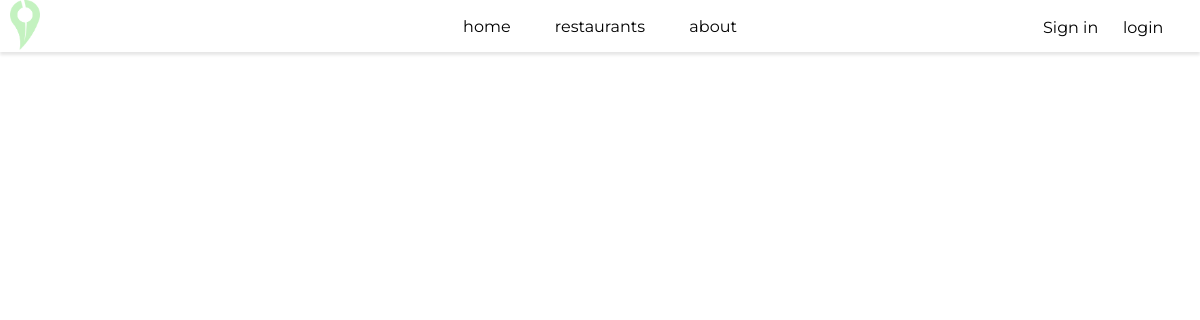
The page /articles/ on the database as committed earlier.
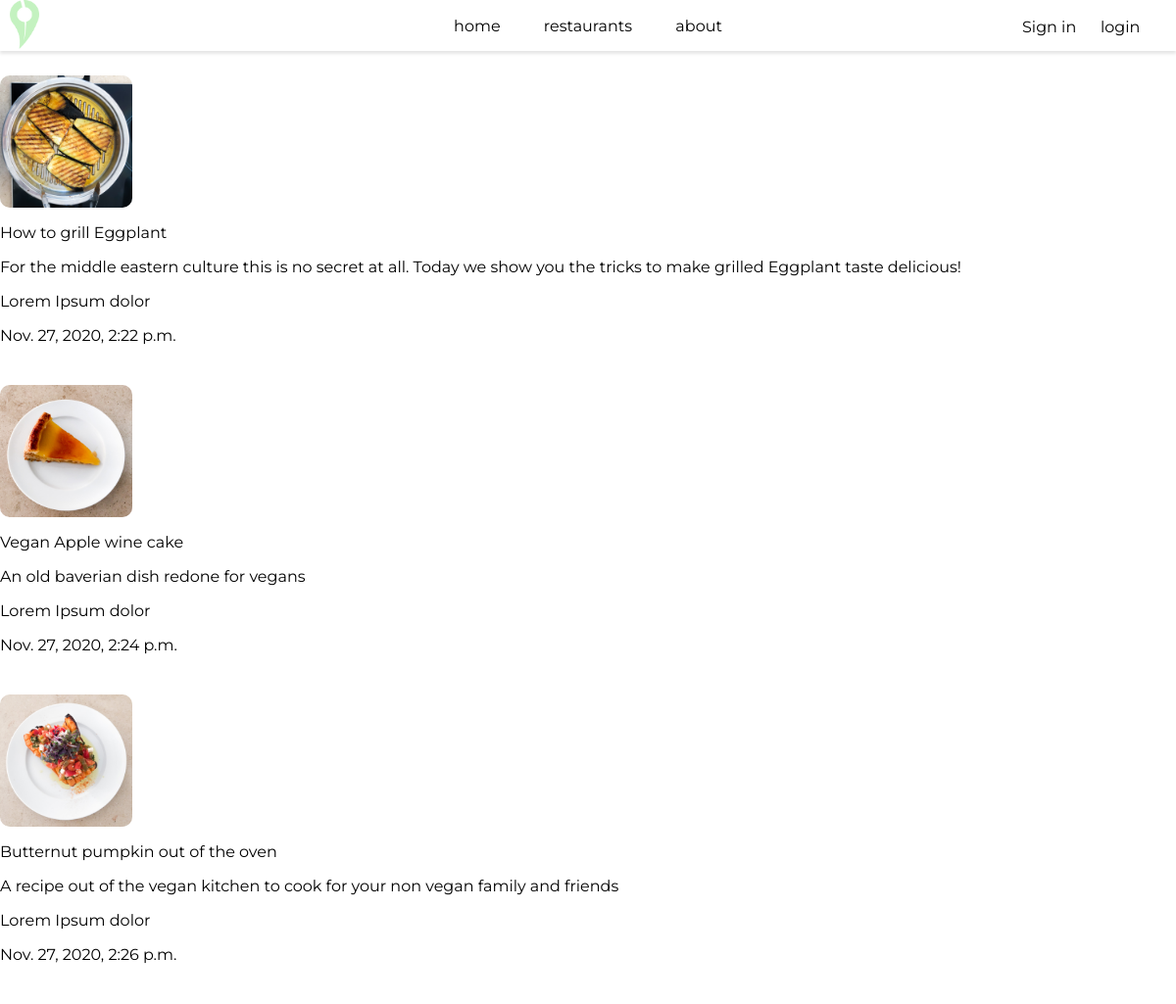
The same page on the database as committed later.
### accounts/models.py (models this page shows, shortened)
class Article(models.Model):
    banner = models.ImageField(null=True, default='dashboard-BG.jpg')
    headline = models.CharField(max_length=200, null=False, default='Unnamed')
    subtitle = models.CharField(max_length=300, null=False, default='Unnamed')
    article_body = models.CharField(max_length=4000, null=False, default='Lorem Ipsum')
    date_created = models.DateTimeField(auto_now_add=True)

### accounts/views.py (the view)
# urls.py: path('articles/', views.articlePage, name='articles'),
def articlePage(request):
    articles = Article.objects.all()
    context = {'articles': articles}
    return render(request, 'accounts/articles.html', context)

### accounts/templates/accounts/articles.html
{% extends 'accounts/main.html' %}
{% block content %}
{% for i in articles %}
    <div class="articles_block">
        <div class="articles_img">
            <img src="{{i.banner.url}}">
        </div>
        <div class="articles_headline">
            <p>{{i.headline}}</p>
        </div>
        <div class="articles_subtitle" >
            <p>{{i.subtitle}}</p>
        </div>
        <div class="articles_bode">
            <p>{{i.article_body}}</p>
        </div>
        <div><p>{{i.date_created}}</p></div>
    </div>
{% endfor %}
{% endblock %}

### accounts/templates/accounts/main.html (shortened to what this page needs)
{% load static %}
<html>
<head>
    <link href='https://api.mapbox.com/mapbox-gl-js/v1.12.0/mapbox-gl.css' rel='stylesheet' />
    <link rel="stylesheet" href="{% static 'css/main.css' %}">
</head>
<body>
    {% include 'accounts/navbar.html' %}
    {% block content %}
    {% endblock %}
</body>
</html>

### accounts/templates/accounts/navbar.html
{% load static %}
<nav class="navbar">
    <div class="nav-logo">
        <img id="icon" src="{% static 'assets/PO_Icon_Green.png' %}" alt="logo">
    </div>
        <div id="navbar_reiter">
          <a href="{% url 'home' %}">home</a>
          <a href="{% url 'restaurants' %}">restaurants</a>
          <a href="#">about</a>
        </div>
    <div id="navbar_login">
          {% if user.is_authenticated %}
          <a href="{% url 'logout' %}">logout</a></p>
          {% else %}
          <a href="{% url 'login' %}">login</a></p>
          {% endif %}
      </div>
  <div id="navbar_register">
          {% if user.is_authenticated %}
          <a href="{% url 'user' %}">Profile</a></p>
          {% else %}
          <a href="{% url 'register' %}">Sign in</a></p>
          {% endif %}
  </div>
</nav>

### static/css/main.css (style rules this page uses)
html, body { margin: 0; padding: 0; width: 100%; }
body { font-family: 'Montserrat', sans-serif; font-size: 16px; font-weight: 400; text-align: center; overflow-x: hidden; background-color: white; }
#icon { position: relative; width:30px; float:left; margin-left: 10px; z-index: 3; }
nav { position: fixed; z-index: 6; width: 100%; height: 52px; background-color: white; position: relative; margin-bottom: 25px; box-shadow: 0px 3px 3px rgba(0,0,0,0.1); }
nav a { text-decoration: none; color: black; }
#navbar_reiter { position: absolute; left: 50%; top: 50%; transform: translate(-50%,-50%); }
#navbar_reiter a { position: relative; margin: 20px; }
#navbar_login { position: absolute; right: 77px; top: 50%; background-color: #ff4648; transform: translate(0,-50%); }
#navbar_login a, #navbar_register a { position: absolute; white-space: nowrap }
#navbar_register { position: absolute; right: 157px; height: 16px; top: 50%; background-color: #ff4648; transform: translate(0,-50%); }
.articles_img>img { width: 135px; height: 135px; border-radius: 10px; object-fit: cover; }
.articles_block { background-color: white; text-align: left; margin-bottom: 25px; overflow: hidden; }

Rows that differ between the two databases and show on the page:
added Article: banner (picture), headline "How to grill Eggplant", subtitle "For the middle eastern culture this is no secret at all. Today we show you the tricks to make grilled Eggplant taste delicious!", article_body "Lorem Ipsum dolor", date_created "Nov. 27, 2020, 2:22 p.m."
added Article: banner (picture), headline "Vegan Apple wine cake", subtitle "An old baverian dish redone for vegans", article_body "Lorem Ipsum dolor", date_created "Nov. 27, 2020, 2:24 p.m."
added Article: banner (picture), headline "Butternut pumpkin out of the oven", subtitle "A recipe out of the vegan kitchen to cook for your non vegan family and friends", article_body "Lorem Ipsum dolor", date_created "Nov. 27, 2020, 2:26 p.m."
